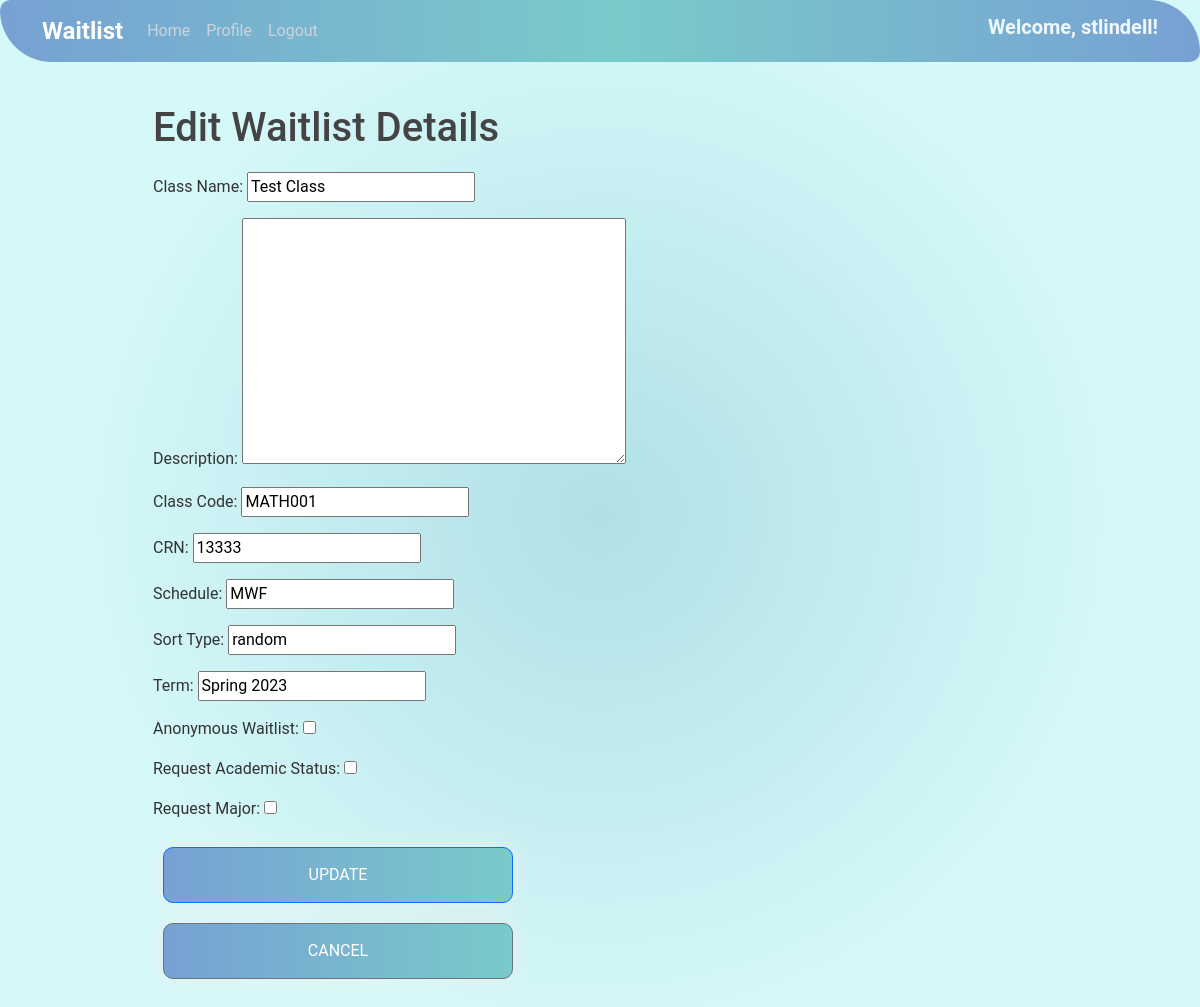
The page /studenthome/7/edit/ (signed in) on the database its author committed.
### studentview/models.py (models this page shows, shortened)
class ClassWaitlist(models.Model):
    className = models.CharField(max_length=200, name="className", verbose_name='Class Name')
    classDescription = models.TextField(verbose_name='Description', default=' ')
    classCode = models.CharField(max_length=200, verbose_name='Class Code')
    crn = models.IntegerField(default=0, verbose_name='CRN')
    schedule = models.CharField(max_length=200, verbose_name='Schedule')
    sortType = models.CharField(max_length=200, verbose_name='Sort Type')
    term = models.CharField(max_length=200, verbose_name='Term')
    professor = models.ForeignKey(User, on_delete=models.CASCADE)
    date_added = models.DateTimeField("date published")
    closed = models.BooleanField(default=False)  # Add this line
    anonymous_waitlist = models.BooleanField(default=False, verbose_name='Anonymous Waitlist')
    request_academic_status = models.BooleanField(default=False, verbose_name='Request Academic Status')
    request_major = models.BooleanField(default=False, verbose_name='Request Major')
    request_msg = models.BooleanField(default=False, verbose_name='Request Message')
    archived = models.BooleanField(default=False, verbose_name="Archived")

### studentview/views.py (the view, shortened to what this page needs)
# urls.py: path("<int:pk>/edit/", views.EditView.as_view(), name='edit_waitlist'),
class EditView(LoginRequiredMixin, generic.UpdateView):
    model = ClassWaitlist
    form_class = EditWaitlistForm
    template_name = 'studentview/edit_waitlist.html'
    def get(self, request, *args, **kwargs):
        userid = request.user.id
        classProfessorId = ClassWaitlist.objects.filter(pk=kwargs['pk']).first().professor.pk #there is for sure a better way to do this lol, but this works
        if userid == classProfessorId:
            return super().get(request, *args, **kwargs)
        return render({}, '403') # goes to 404 but making idk how to make it go to a 403 page instead

### studentview/views.py
class EditWaitlistForm(forms.ModelForm):
    class Meta:
        model = ClassWaitlist
        fields = ['className', 'classDescription', 'classCode', 'crn', 'schedule', 'sortType', 'term', 'anonymous_waitlist', 'request_academic_status', 'request_major']

### studentview/templates/studentview/edit_waitlist.html
{% extends "studentview/base.html" %}
{% block content %}
<div style="padding:40px">
        <h1 style="margin-bottom:20px">Edit Waitlist Details</h1>
    <form method="post">{% csrf_token %}
        {{ form.as_p }}
        <input class="btn btn-primary" style="width:350px" type="submit" value="Update">
    </form>
    <a href="../detail"><button class="btn btn-secondary" style="width:350px;margin-top:10px">Cancel</button></a>
</div>
{% endblock content %}

### studentview/templates/studentview/base.html (shortened to what this page needs)
<!DOCTYPE html>
{% load static %}
<html lang="en">
<head>
    <link href="https://cdn.jsdelivr.net/npm/bootstrap@5.1.3/dist/css/bootstrap.min.css" rel="stylesheet">
    <link rel="stylesheet" href="https://cdnjs.cloudflare.com/ajax/libs/font-awesome/5.11.2/css/all.min.css">
    <link rel="stylesheet" type="text/css" href="{% static 'studentview/main.css' %}">
</head>
<body>
    <header class="site-header">
        <nav class="navbar navbar-expand-md navbar-dark bg-steel fixed-top">
            <div class="container">
                <a class="navbar-brand mr-4" href="/">Waitlist</a>
                <div class="collapse navbar-collapse" id="navbarToggle">
                    <div class="navbar-nav mr-auto">
                        <a class="nav-item nav-link" href="/studenthome">Home</a>
                    </div>
                    <div class="navbar-nav">
                        {% if user.is_authenticated %}
                            <a class="nav-item nav-link" href="{% url 'profile' %}">Profile</a>
                            <a class="nav-item nav-link" href="{% url 'logout' %}">Logout</a>
                        {% else %}
                            <a class="nav-item nav-link" href="{% url 'login' %}">Login</a>
                            <a class="nav-item nav-link" href="{% url 'register' %}">Register</a>
                        {% endif %}
                    </div>
                    <div class="navbar-nav ms-auto">
                        {% if user.is_authenticated %}
                            <h5 style="font-weight: bold; color: aliceblue;" class="nav-item ms-auto"> Welcome, {{user}}! </h5>
                        {% endif %}
                    </div>
                </div>
            </div>
        </nav>
    </header>
<div class="container-fluid d-flex h-100 pb-3" style="padding-right: 0;">
    <div id="page-flex-row" class="d-flex flex-row">
        <div id="main-page-content" class="col">
            <div class="row">
                <div class="col d-none d-xl-block col-xl-1 p-0">
                </div>
                <div class="col col-12 col-xl-10">
                    {% block content %}{% endblock %}
                </div>
                <div class="col d-none d-xl-block col-xl-1 p-0">
                </div>
            </div>
        </div>
    </div>
</div>
</body>
</html>

### studentview/static/studentview/main.css (style rules this page uses)
:root { --banner-gradient-1: #5100e7; --banner-gradient-2: #3b4a5a; }
.navbar { background-image: linear-gradient(to right, #77A1D3 0%, #79CBCA 51%, #77A1D3 100%); border-radius: 20px 100px 20px; }
.site-header .navbar-brand { font-size: 1.5rem; font-weight: bold; color: #ffffff; transition: color 0.3s ease-in-out; }
.site-header .navbar-nav .nav-link { color: #ffffff; transition: color 0.3s ease-in-out, transform 0.3s ease-in-out; }
html, body { height: 100%; display: flex; flex-direction: column; font-family: 'Roboto', sans-serif; }
body { background: radial-gradient(circle closest-side, #B0E0E6, #d5f8f9); color: #333333; margin-top: 4rem; overflow-x: hidden; }
body > * { flex-shrink: 0; }
#page-flex-row { flex-grow: 1; }
h1, h2, h3, h4, h5, h6 { color: #444444; font-weight: 500; }
.bg-steel { background-color: #5f788a; }
.site-header .navbar-nav .nav-link { color: #cbd5db; transition: color 0.3s; }
.btn { background-image: linear-gradient(to right, #77A1D3 0%, #79CBCA 51%, #77A1D3 100%); margin: 10px; padding: 15px 15px; text-align: center; text-transform: uppercase; transition: 0.5s; background-size: 200% auto; color: white; box-shadow: 0 0 20px #eee; border-radius: 10px; }

### studentview/templates/studentview/base.html (style rules this page uses)
body { animation: fadeIn 0.2s ease-out 1 both; }

### rows shown on the page
ClassWaitlist: className "Test Class", classCode "MATH001", crn "13333", schedule "MWF", sortType "random", term "Spring 2023"

### other values the page prints
{{ user }} "stlindell"
